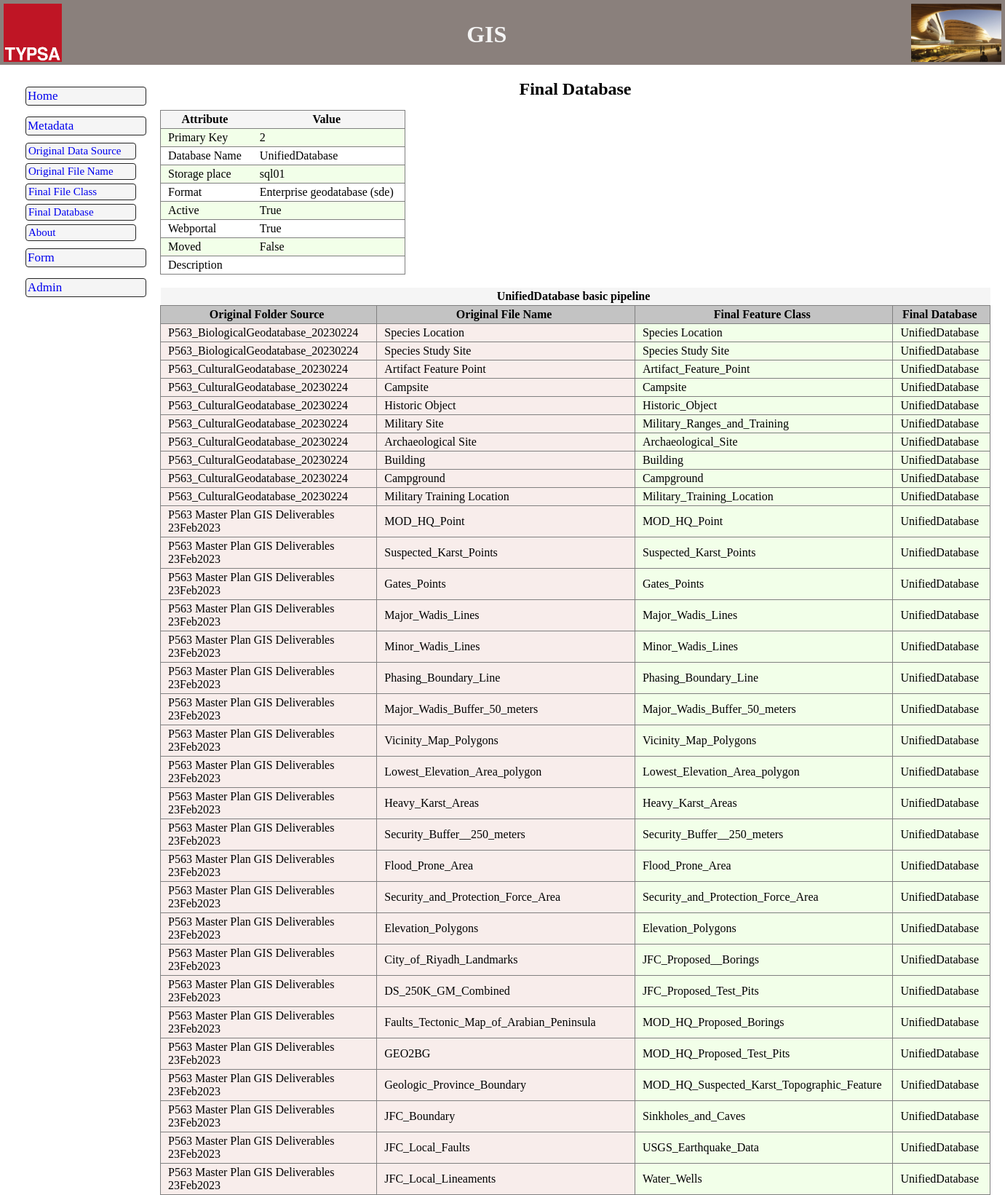
The page /metadata/fdb-detail/2/ (upper part) on the database its author committed.
### app_satoc/models.py (models this page shows, shortened)
class FinalDatabase(models.Model):
    fdb_id = models.BigAutoField(primary_key=True, verbose_name="Primary Key")
    fdb_database_name = models.CharField(max_length=80, unique=True, verbose_name="Final Database Name")
    fdb_storageplace = models.CharField(max_length=150, blank=True, null=True, verbose_name="Storage Place")                    ### Considering to use models.FilePathField
    fdb_format = models.ForeignKey(DomainFormat, on_delete=models.SET_NULL, blank=True, null=True, verbose_name="Format")
    fdb_database_active = models.BooleanField(default=False, verbose_name="Database is Active")
    fdb_webportal_active = models.BooleanField(default=False, verbose_name="Webportal is Active")
    fdb_moved = models.BooleanField(default=False, verbose_name="Files were totally moved")

class DomainFormat(models.Model):
    dom_sg_format = models.CharField(primary_key=True, max_length=4, verbose_name="Format Acronym")
    dom_nm_format = models.CharField(max_length=30, unique=True, verbose_name="Format Name")
    def __str__(self):
        return '{0} ({1})'.format(self.dom_nm_format, self.dom_sg_format)

class FinalFileName(models.Model):
    ffn_id = models.BigAutoField(primary_key=True, verbose_name="Primary Key")
    ffn_ofs = models.ForeignKey(OriginalFolderSource, on_delete=models.SET_NULL, blank=True, null=True, verbose_name="Original Folder Source")
    ffn_ofn = ChainedForeignKey(
                                OriginalFileName,
                                chained_field="ffn_ofs",
                                chained_model_field="ofn_ofs",
                                show_all=False,
                                auto_choose=True,
                                sort=True,
                                verbose_name="Original File Name")
    ffn_fdb = models.ForeignKey(FinalDatabase, on_delete=models.SET_NULL, blank=True, null=True, verbose_name="Final Database")
    ffn_featureclass = models.CharField(max_length=80, unique=True, verbose_name="Final Feature Class Name")
    ffn_featuredataset = models.CharField(max_length=80, verbose_name="Final Feature Dataset Name")
    ffn_standard_sdsfie = models.BooleanField(default=False, verbose_name="Adheres to the SDSFIE standard")
    ffn_type = models.ForeignKey(DomainType, on_delete=models.SET_NULL, blank=True, null=True, verbose_name="Type")
    ffn_format = models.ForeignKey(DomainFormat, on_delete=models.SET_NULL, blank=True, null=True, verbose_name="Format")
    ffn_epsg = models.ForeignKey(DomainEPSG, on_delete=models.SET_NULL, blank=True, null=True, verbose_name="EPSG")
    ffn_description = models.TextField(null=True, blank=True, verbose_name="Description")

class OriginalFolderSource(models.Model):
    ofs_id = models.BigAutoField(primary_key=True, verbose_name="Primary Key")
    ofs_name = models.CharField(max_length=80, unique=True, verbose_name="Name")
    ofs_receiptdate = models.DateField(blank=True, null=True, verbose_name="Receipt Date")
    ofs_meansofreceipt = models.CharField(max_length=20, blank=True, null=True, verbose_name="Means of Receipt")
    ofs_storageplace = models.CharField(max_length=150, blank=True, null=True, verbose_name="Storage Place")  ### Considering to use models.FilePathField
    ofs_size = models.IntegerField(blank=True, null=True, verbose_name="Size (MB)")
    ofs_featureclass = models.SmallIntegerField(blank=True, null=True, verbose_name="Number of feature classes")
    ofs_format = models.ForeignKey(DomainFormat, on_delete=models.SET_NULL, blank=True, null=True, verbose_name="Format")
    ofs_email = models.BooleanField(default=False, verbose_name="Email attached")
    ofs_description = models.TextField(null=True, blank=True, verbose_name="Description")
    def __str__(self):
        return self.ofs_name

class OriginalFileName(models.Model):
    ofn_id = models.BigAutoField(primary_key=True, verbose_name="Primary Key")
    ofn_ofs = models.ForeignKey(OriginalFolderSource, on_delete=models.DO_NOTHING, verbose_name="Original Folder Name",)
    ofn_featureclass = models.CharField(max_length=80, unique=True, blank=True, null=True, verbose_name="Original Feature Class Name")
    ofn_featuredataset = models.CharField(max_length=80, verbose_name="Original Feature Dataset Name")
    ofn_attributes = models.SmallIntegerField(blank=True, null=True, verbose_name="Number of attributes")
    ofn_epsg = models.ForeignKey(DomainEPSG, on_delete=models.SET_NULL, blank=True, null=True, verbose_name="EPSG")
    ofn_format = models.ForeignKey(DomainFormat, on_delete=models.SET_NULL, blank=True, null=True, verbose_name="Format")
    ofn_type = models.ForeignKey(DomainType, on_delete=models.SET_NULL, blank=True, null=True, verbose_name="Type")
    ofn_attached_photos = models.BooleanField(default=False, verbose_name="Attached photos")
    ofn_description = models.TextField(null=True, blank=True, verbose_name="Description")
    def __str__(self):
        return self.ofn_featureclass

### app_satoc/views.py (the view)
# urls.py: path('fdb-detail/<int:pk>/', Detail_FDB, name='fdb-detail'),
def Detail_FDB(request, pk):
    finaldatabase = get_object_or_404(FinalDatabase, fdb_id=pk)
    finalfilename = FinalFileName.objects.filter(ffn_fdb=pk).select_related('ffn_ofs','ffn_ofn')
    context = {
        'finaldatabase': finaldatabase,
        'finalfilename': finalfilename
        }
    return render(request, 'app_satoc/finaldatabase_detail.html', context)

### templates/app_satoc/finaldatabase_detail.html (shortened to what this page needs)
{% extends "shared/base_generic.html" %}
{% load static %}
{% block subtitle %}<h2>Final Database</h2>{% endblock %}
{% block content %}
<table class="table_main">
    <tbody>
        <tr><th>Attribute</th><th>Value</th></tr>
        <tr><td>Primary Key</td><td>{{ finaldatabase.fdb_id }}</td></tr>
        <tr><td>Database Name</td><td>{{ finaldatabase.fdb_database_name }}</td></tr>
        <tr><td>Storage place</td><td>{{ finaldatabase.fdb_storageplace }}</td></tr>
        <tr><td>Format</td><td>{{ finaldatabase.fdb_format }}</td></tr>
        <tr><td>Active</td><td>{{ finaldatabase.fdb_database_active }}</td></tr>
        <tr><td>Webportal</td><td>{{ finaldatabase.fdb_webportal_active }}</td></tr>
        <tr><td>Moved</td><td>{{ finaldatabase.fdb_moved }}</td></tr>
        <tr><td>Description</td><td></td></tr>
    </tbody>
</table>
<br>
<table class="table_auxiliar">
    <tbody>
        <tr><th colspan="4">{{ finaldatabase.fdb_database_name }} basic pipeline</th></tr>
        <tr>
            <th class="table_auxiliar_head">Original Folder Source</th>
            <th class="table_auxiliar_head">Original File Name</th>
            <th class="table_auxiliar_head">Final Feature Class</th>
            <th class="table_auxiliar_head">Final Database</th>
        </tr>
        {% for filename in finalfilename %}
            <tr>
                <td class="table_source">{{ filename.ffn_ofs}}</td>
                <td class="table_source">{{ filename.ffn_ofn}}</td>
                <td class="table_target">{{ filename.ffn_featureclass }}</td>
                <td class="table_target">{{ finaldatabase.fdb_database_name }}</td>
            </tr>
        {% endfor %}
    </tbody>
</table>
{% endblock %}

### app_satoc/static/styles/styles.css (style rules this page uses)
:root { --headerwebmap: #8a807c; --footerwebmap: #190c0c; --title_subtitle: #4c4c4c; --title: #808080; --softblack: #242424; --hardgrey: #DDDDDD; --softgreen: #CCC8AA; --softgrey-color: #f5f5f5; --softgrey-colorhoover: #d7d7d7; }
* { margin: 0; padding: 0; text-decoration: none; list-style-type: none; }
body { display:grid; grid-template-rows:auto 1fr auto; min-height:100vh; min-height:100svh; }
table, th, td, tr { border-collapse: collapse; }
th, td, tr { padding: 3px 15px 3px 10px; }
.table_main { align-self: left; display: flex; justify-content: left; }
.table_main tr:nth-child(even) { background-color: rgb(242, 255, 233); border: 1px solid var(--title); }
.table_main tr:nth-child(odd) { border: 1px solid var(--title); }
.table_auxiliar { display: flex; justify-content: left; max-width: 1600px; }
.table_auxiliar_head { background-color: rgba(180, 180, 180, 0.8); border: 1px solid var(--title); }
th { background-color: var(--softgrey-color); color:var(--softblack) border: 1px solid var(--title); }
.table_source { background-color: #f8edeb; border: 1px solid var(--title); }
.table_target { background-color: rgb(242, 255, 233); border: 1px solid var(--title); }

### rows shown on the page
FinalDatabase: fdb_id "2", fdb_database_name "UnifiedDatabase", fdb_storageplace "sql01", fdb_format "Enterprise geodatabase (sde)", fdb_database_active "True", fdb_webportal_active "True", fdb_moved "False"
FinalFileName: ffn_ofs "P563_BiologicalGeodatabase_20230224", ffn_ofn "Species Location", ffn_featureclass "Species Location"
FinalFileName: ffn_ofs "P563_BiologicalGeodatabase_20230224", ffn_ofn "Species Study Site", ffn_featureclass "Species Study Site"
FinalFileName: ffn_ofs "P563_CulturalGeodatabase_20230224", ffn_ofn "Artifact Feature Point", ffn_featureclass "Artifact_Feature_Point"
FinalFileName: ffn_ofs "P563_CulturalGeodatabase_20230224", ffn_ofn "Campsite", ffn_featureclass "Campsite"
FinalFileName: ffn_ofs "P563_CulturalGeodatabase_20230224", ffn_ofn "Historic Object", ffn_featureclass "Historic_Object"
FinalFileName: ffn_ofs "P563_CulturalGeodatabase_20230224", ffn_ofn "Military Site", ffn_featureclass "Military_Ranges_and_Training"
FinalFileName: ffn_ofs "P563_CulturalGeodatabase_20230224", ffn_ofn "Archaeological Site", ffn_featureclass "Archaeological_Site"
FinalFileName: ffn_ofs "P563_CulturalGeodatabase_20230224", ffn_ofn "Building", ffn_featureclass "Building"
FinalFileName: ffn_ofs "P563_CulturalGeodatabase_20230224", ffn_ofn "Campground", ffn_featureclass "Campground"
FinalFileName: ffn_ofs "P563_CulturalGeodatabase_20230224", ffn_ofn "Military Training Location", ffn_featureclass "Military_Training_Location"
FinalFileName: ffn_ofs "P563 Master Plan GIS Deliverables 23Feb2023", ffn_ofn "MOD_HQ_Point", ffn_featureclass "MOD_HQ_Point"
FinalFileName: ffn_ofs "P563 Master Plan GIS Deliverables 23Feb2023", ffn_ofn "Suspected_Karst_Points", ffn_featureclass "Suspected_Karst_Points"
FinalFileName: ffn_ofs "P563 Master Plan GIS Deliverables 23Feb2023", ffn_ofn "Gates_Points", ffn_featureclass "Gates_Points"
FinalFileName: ffn_ofs "P563 Master Plan GIS Deliverables 23Feb2023", ffn_ofn "Major_Wadis_Lines", ffn_featureclass "Major_Wadis_Lines"
FinalFileName: ffn_ofs "P563 Master Plan GIS Deliverables 23Feb2023", ffn_ofn "Minor_Wadis_Lines", ffn_featureclass "Minor_Wadis_Lines"
FinalFileName: ffn_ofs "P563 Master Plan GIS Deliverables 23Feb2023", ffn_ofn "Phasing_Boundary_Line", ffn_featureclass "Phasing_Boundary_Line"
FinalFileName: ffn_ofs "P563 Master Plan GIS Deliverables 23Feb2023", ffn_ofn "Major_Wadis_Buffer_50_meters", ffn_featureclass "Major_Wadis_Buffer_50_meters"
FinalFileName: ffn_ofs "P563 Master Plan GIS Deliverables 23Feb2023", ffn_ofn "Vicinity_Map_Polygons", ffn_featureclass "Vicinity_Map_Polygons"
FinalFileName: ffn_ofs "P563 Master Plan GIS Deliverables 23Feb2023", ffn_ofn "Lowest_Elevation_Area_polygon", ffn_featureclass "Lowest_Elevation_Area_polygon"
FinalFileName: ffn_ofs "P563 Master Plan GIS Deliverables 23Feb2023", ffn_ofn "Heavy_Karst_Areas", ffn_featureclass "Heavy_Karst_Areas"
FinalFileName: ffn_ofs "P563 Master Plan GIS Deliverables 23Feb2023", ffn_ofn "Security_Buffer__250_meters", ffn_featureclass "Security_Buffer__250_meters"
FinalFileName: ffn_ofs "P563 Master Plan GIS Deliverables 23Feb2023", ffn_ofn "Flood_Prone_Area", ffn_featureclass "Flood_Prone_Area"
FinalFileName: ffn_ofs "P563 Master Plan GIS Deliverables 23Feb2023", ffn_ofn "Security_and_Protection_Force_Area", ffn_featureclass "Security_and_Protection_Force_Area"
FinalFileName: ffn_ofs "P563 Master Plan GIS Deliverables 23Feb2023", ffn_ofn "Elevation_Polygons", ffn_featureclass "Elevation_Polygons"
FinalFileName: ffn_ofs "P563 Master Plan GIS Deliverables 23Feb2023", ffn_ofn "City_of_Riyadh_Landmarks", ffn_featureclass "JFC_Proposed__Borings"
FinalFileName: ffn_ofs "P563 Master Plan GIS Deliverables 23Feb2023", ffn_ofn "DS_250K_GM_Combined", ffn_featureclass "JFC_Proposed_Test_Pits"
FinalFileName: ffn_ofs "P563 Master Plan GIS Deliverables 23Feb2023", ffn_ofn "Faults_Tectonic_Map_of_Arabian_Peninsula", ffn_featureclass "MOD_HQ_Proposed_Borings"
FinalFileName: ffn_ofs "P563 Master Plan GIS Deliverables 23Feb2023", ffn_ofn "GEO2BG", ffn_featureclass "MOD_HQ_Proposed_Test_Pits"
FinalFileName: ffn_ofs "P563 Master Plan GIS Deliverables 23Feb2023", ffn_ofn "Geologic_Province_Boundary", ffn_featureclass "MOD_HQ_Suspected_Karst_Topographic_Feature"
FinalFileName: ffn_ofs "P563 Master Plan GIS Deliverables 23Feb2023", ffn_ofn "JFC_Boundary", ffn_featureclass "Sinkholes_and_Caves"
FinalFileName: ffn_ofs "P563 Master Plan GIS Deliverables 23Feb2023", ffn_ofn "JFC_Local_Faults", ffn_featureclass "USGS_Earthquake_Data"
FinalFileName: ffn_ofs "P563 Master Plan GIS Deliverables 23Feb2023", ffn_ofn "JFC_Local_Lineaments", ffn_featureclass "Water_Wells"
